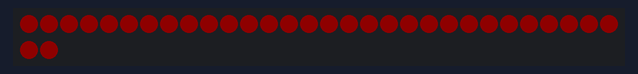
Bench run of a sketch on a simulated Arduino Uno, built with avr-gcc and run on an emulated ATmega328P. Shown: 32 RGB LEDs in strip order, left to right, continuing on the next row. Dim RGB values are drawn brighter than linear; random numbers use the default seed unless the sketch sets one.

Above: at 0.17 s.
At 33.0 s:
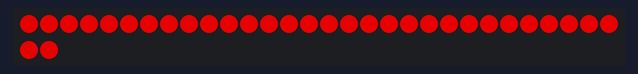

The sketch:

LEDPejs.ino
```cpp
#include "LPD8806.h"
#include "SPI.h"

// Example to control LPD8806-based RGB LED Modules in a strip

/*****************************************************************************/

// Choose which 2 pins you will use for output.
// Can be any valid output pins.
int dataPin = 3;
int clockPin = 2;

// Set the first variable to the NUMBER of pixels. 32 = 32 pixels in a row
// The LED strips are 32 LEDs per meter but you can extend/cut the strip
LPD8806 strip = LPD8806(32, dataPin, clockPin);

// you can also use hardware SPI, for ultra fast writes by leaving out the
// data and clock pin arguments. This will 'fix' the pins to the following:
// on Arduino 168/328 thats data = 11, and clock = pin 13
// on Megas thats data = 51, and clock = 52
//LPD8806 strip = LPD8806(32);

int pixelsR[32];
int pixelsG[32];
int pixelsB[32];

void setup() {
  // Start up the LED strip
  strip.begin();

  // Update the strip, to start they are all 'off'
  strip.show();

  for(int i=0;i<32;i++){
    pixelsR[i] = 0;
    pixelsG[i] = 0;
    pixelsB[i] = 0;
  }
}


void loop() {
 for(int i=0;i<32;i++){
   float s = (sin(millis()/1000.0)+1)/2.0;

   pixelsR[i] = pixelsR[i] * 0.9 + (50+50*s) * 0.1;
   pixelsG[i] = pixelsG[i] * 0.9 + (random(0,s)) * 0.1;
   strip.setPixelColor(i, pixelsR[i], pixelsG[i], pixelsB[i]);
 }
 strip.show();
}
```
